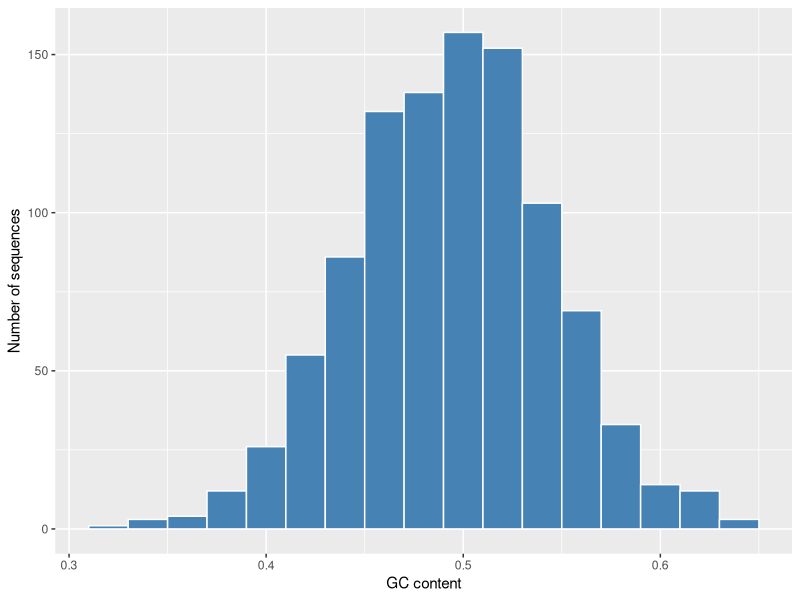
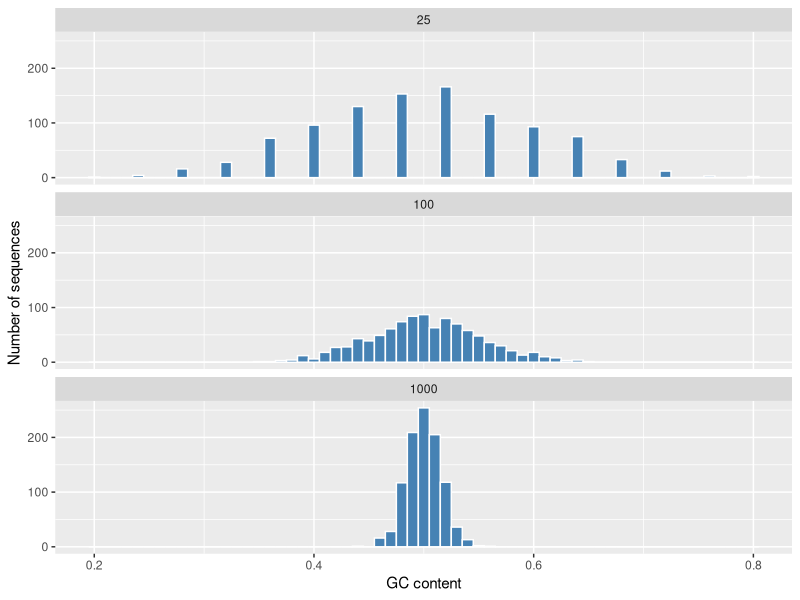
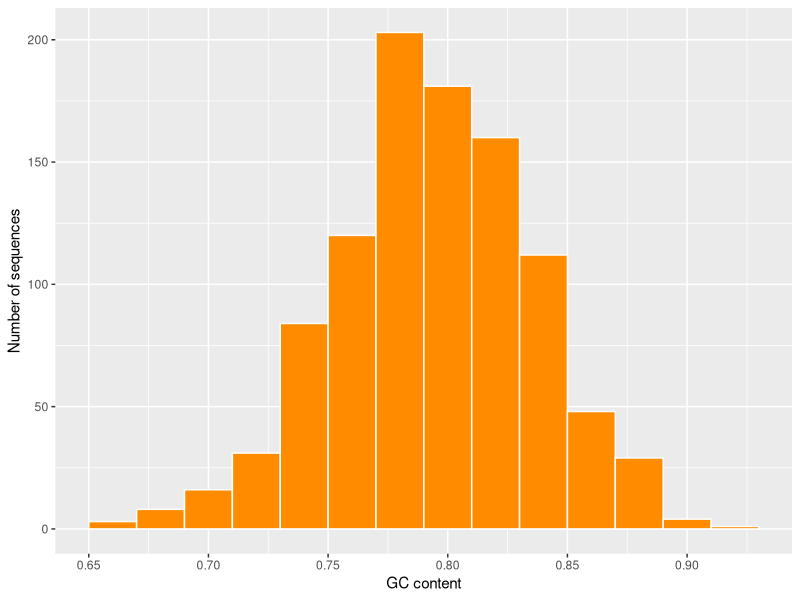

The R source for these figures, in order:
## ---- chunk 1
set.seed(42)
## ---- chunk 2
library(ggplot2)
## ---- chunk 3
gc_content <- function(sequence) {
  bases <- strsplit(sequence, "")[[1]]   # split the string into single letters
  mean(bases %in% c("G", "C"))           # fraction of bases that are G or C
}
## ---- chunk 4
nucleotides <- c("A", "C", "G", "T")

random_sequence <- function(n = 100, prob = NULL) {
  bases <- sample(nucleotides, size = n, replace = TRUE, prob = prob)
  paste(bases, collapse = "")
}
## ---- chunk 5
seq1 <- random_sequence(n = 100)
gc_content(seq1)
## ---- chunk 6
gc_content(random_sequence(n = 100))
gc_content(random_sequence(n = 100))
## ---- chunk 7
gc_values <- replicate(1000, gc_content(random_sequence(n = 100)))
length(gc_values)
head(gc_values)
## ---- chunk 8
#| label: fig-gc-hist
#| fig-cap: "Distribution of GC content across 1000 simulated 100-base sequences. The values cluster around 0.5, the expected GC content when all four bases are equally likely."
library(ggplot2)

ggplot(data.frame(gc = gc_values), aes(x = gc)) +
  geom_histogram(binwidth = 0.02, fill = "steelblue", color = "white") +
  labs(x = "GC content", y = "Number of sequences")
## ---- chunk 9
#| label: fig-lln
#| fig-cap: "GC content for sequences of length 25, 100, and 1000 (1000 sequences each). As sequence length grows, the distribution of the statistic tightens around its expected value of 0.5 — the law of large numbers in action."
gc_by_length <- rbind(
  data.frame(length = "25",   gc = replicate(1000, gc_content(random_sequence(25)))),
  data.frame(length = "100",  gc = replicate(1000, gc_content(random_sequence(100)))),
  data.frame(length = "1000", gc = replicate(1000, gc_content(random_sequence(1000))))
)
gc_by_length$length <- factor(gc_by_length$length, levels = c("25", "100", "1000"))

ggplot(gc_by_length, aes(x = gc)) +
  geom_histogram(binwidth = 0.01, fill = "steelblue", color = "white") +
  facet_wrap(~ length, ncol = 1) +
  labs(x = "GC content", y = "Number of sequences")
## ---- chunk 10
#| label: fig-gc-rich
#| fig-cap: "GC content of 1000 simulated GC-rich sequences (G and C weighted 4x relative to A and T). The distribution now centers near 0.8 rather than 0.5 — the expected value tracks the probabilities you put into the model."
gc_rich <- replicate(
  1000,
  gc_content(random_sequence(n = 100, prob = c(1, 4, 4, 1)))  # A, C, G, T
)

ggplot(data.frame(gc = gc_rich), aes(x = gc)) +
  geom_histogram(binwidth = 0.02, fill = "darkorange", color = "white") +
  labs(x = "GC content", y = "Number of sequences")
## ---- chunk 11
    mean(replicate(500, gc_content(random_sequence(200))))
## ---- chunk 12
    at_rich <- replicate(
      1000,
      gc_content(random_sequence(n = 100, prob = c(4, 1, 1, 4)))  # A, C, G, T
    )
    mean(at_rich)
